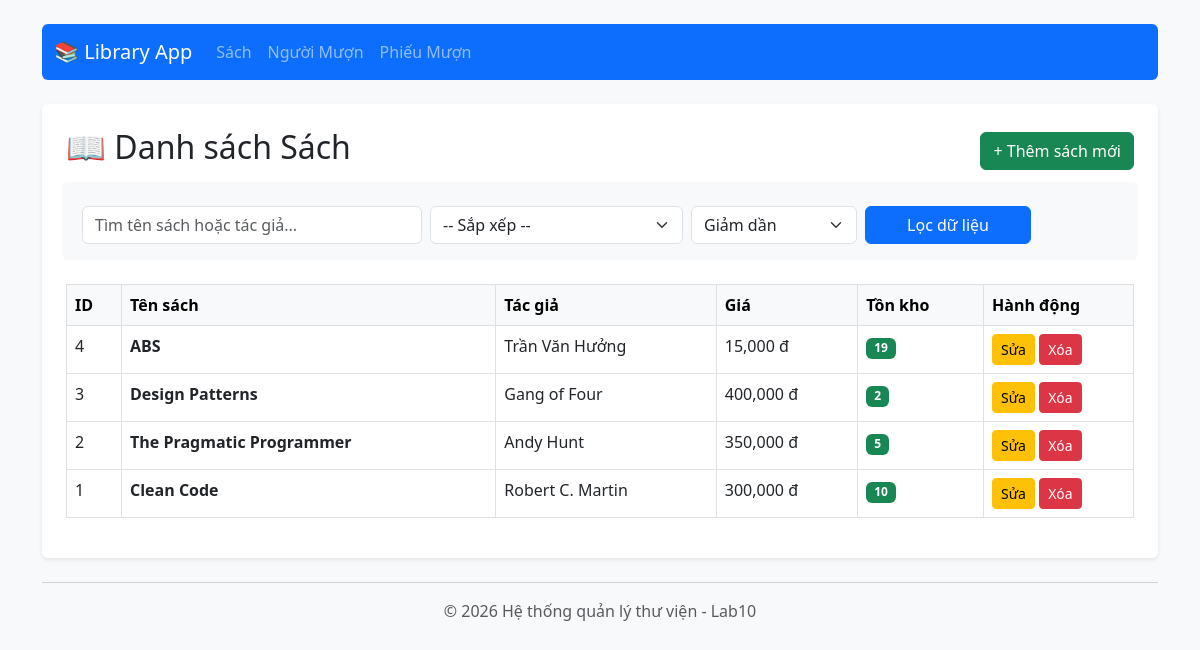
The page / on the database its author committed.
### tables this page shows
CREATE TABLE `books` (
  `id` int(11) NOT NULL,
  `title` varchar(200) NOT NULL,
  `author` varchar(120) NOT NULL,
  `price` decimal(10,2) NOT NULL DEFAULT 0.00,
  `qty` int(11) NOT NULL DEFAULT 0,
  `created_at` timestamp NOT NULL DEFAULT current_timestamp()
);

### controllers/BookController.php (called while the page is built, shortened)
<?php
require_once APP_ROOT . '/models/BookRepository.php';
class BookController {
    private $bookRepo;
    public function __construct() {
        $this->bookRepo = new BookRepository();
    }
    public function index() {
        $keyword = $_GET['keyword'] ?? '';
        $sort = $_GET['sort'] ?? 'id';
        $dir = $_GET['dir'] ?? 'desc';
        $books = $this->bookRepo->getAll($keyword, $sort, $dir);
        require APP_ROOT . '/views/books/index.php';
    }
}
?>

### public/index.php (called while the page is built, shortened)
<?php
$controller = isset($_GET['controller']) ? $_GET['controller'] : 'book';
$action     = isset($_GET['action']) ? $_GET['action'] : 'index';
switch ($controller) {
    case 'book':
        require_once APP_ROOT . '/controllers/BookController.php';
        $obj = new BookController();
        break;
}
$obj->$action();
?>

### config/Database.php (called while the page is built)
<?php
class Database {
    private static $host = 'localhost';
    private static $db_name = 'lab10_library';
    private static $username = 'root';
    private static $password = '';
    public static $conn = null;
    public static function getConnection() {
        if (self::$conn === null) {
            try {
                $dsn = "mysql:host=" . self::$host . ";dbname=" . self::$db_name . ";charset=utf8mb4";
                $options = [
                    PDO::ATTR_ERRMODE => PDO::ERRMODE_EXCEPTION,
                    PDO::ATTR_DEFAULT_FETCH_MODE => PDO::FETCH_ASSOC,
                    PDO::ATTR_EMULATE_PREPARES => false,
                ];
                self::$conn = new PDO($dsn, self::$username, self::$password, $options);
            } catch(PDOException $exception) {
                echo "Lỗi kết nối CSDL: " . $exception->getMessage();
                exit();
            }
        }
        return self::$conn;
    }
}
?>

### models/BookRepository.php (called while the page is built, shortened)
<?php
require_once APP_ROOT . '/config/Database.php';
class BookRepository {
    private $db;
    public function __construct() {
        $this->db = Database::getConnection();
    }
    public function getAll($keyword = '', $sort = 'id', $dir = 'desc') {
        $allowedSorts = ['title', 'price', 'qty', 'created_at', 'id'];
        $sort = in_array($sort, $allowedSorts) ? $sort : 'id';
        $dir = strtoupper($dir) === 'ASC' ? 'ASC' : 'DESC';
        $sql = "SELECT * FROM books WHERE title LIKE :kw1 OR author LIKE :kw2 ORDER BY $sort $dir";
        $stmt = $this->db->prepare($sql);
        $search = "%$keyword%";
        $stmt->execute([
            'kw1' => $search,
            'kw2' => $search
        ]);
        return $stmt->fetchAll();
    }
}
?>

### views/books/index.php (the view, shortened to what this page needs)
<?php include APP_ROOT . '/views/layouts/header.php'; ?>
<div class="d-flex justify-content-between align-items-center mb-3">
    <h2>📖 Danh sách Sách</h2>
    <a href="index.php?controller=book&action=create" class="btn btn-success">+ Thêm sách mới</a>
</div>
<form action="" method="GET" class="row g-2 mb-4 bg-light p-3 rounded">
    <div class="col-md-4">
        <input type="text" name="keyword" class="form-control" placeholder="Tìm tên sách hoặc tác giả..." value="<?= htmlspecialchars($_GET['keyword'] ?? '') ?>">
    </div>
    <div class="col-md-3">
        <select name="sort" class="form-select">
            <option value="id">-- Sắp xếp --</option>
        </select>
    </div>
    <div class="col-md-2">
        <select name="dir" class="form-select">
            <option value="desc" <?= ($_GET['dir']??'')=='desc'?'selected':'' ?>>Giảm dần</option>
        </select>
    </div>
    <div class="col-md-2">
        <button type="submit" class="btn btn-primary w-100">Lọc dữ liệu</button>
    </div>
</form>
<table class="table table-hover table-bordered">
    <thead class="table-light">
        <tr>
            <th>ID</th>
            <th>Tên sách</th>
            <th>Tác giả</th>
            <th>Giá</th>
            <th>Tồn kho</th>
            <th width="150">Hành động</th>
        </tr>
    </thead>
    <tbody>
        <?php if(empty($books)): ?>
            <tr><td colspan="6" class="text-center text-muted">Không tìm thấy dữ liệu</td></tr>
        <?php else: ?>
            <?php foreach($books as $book): ?>
            <tr>
                <td><?= $book['id'] ?></td>
                <td><strong><?= htmlspecialchars($book['title']) ?></strong></td>
                <td><?= htmlspecialchars($book['author']) ?></td>
                <td><?= number_format($book['price']) ?> đ</td>
                <td>
                    <span class="badge <?= $book['qty'] > 0 ? 'bg-success' : 'bg-danger' ?>">
                        <?= $book['qty'] ?>
                    </span>
                </td>
                <td>
                    <a href="index.php?controller=book&action=edit&id=<?= $book['id'] ?>" class="btn btn-sm btn-warning">Sửa</a>
                    <form action="index.php?controller=book&action=delete" method="POST" class="d-inline" onsubmit="return confirm('Bạn có chắc muốn xóa sách này?');">
                        <button type="submit" class="btn btn-sm btn-danger">Xóa</button>
                    </form>
                </td>
            </tr>
            <?php endforeach; ?>
        <?php endif; ?>
    </tbody>
</table>
<?php include APP_ROOT . '/views/layouts/footer.php'; ?>

### views/layouts/header.php (shortened to what this page needs)
<!DOCTYPE html>
<html lang="vi">
<head>
    <link href="https://cdn.jsdelivr.net/npm/bootstrap@5.3.0/dist/css/bootstrap.min.css" rel="stylesheet">
</head>
<body class="container py-4">
    <nav class="navbar navbar-expand-lg navbar-dark bg-primary mb-4 rounded">
        <div class="container-fluid">
            <a class="navbar-brand" href="index.php">📚 Library App</a>
            <div class="collapse navbar-collapse" id="navbarNav">
                <ul class="navbar-nav">
                    <li class="nav-item">
                        <a class="nav-link" href="index.php?controller=book&action=index">Sách</a>
                    </li>
                    <li class="nav-item">
                        <a class="nav-link" href="index.php?controller=borrower&action=index">Người Mượn</a>
                    </li>
                    <li class="nav-item">
                        <a class="nav-link" href="index.php?controller=borrow&action=index">Phiếu Mượn</a>
                    </li>
                </ul>
            </div>
        </div>
    </nav>
    <div class="bg-white p-4 rounded shadow-sm" style="min-height: 400px;">

### views/layouts/footer.php (shortened to what this page needs)
</div> <footer class="text-center mt-4 text-muted">
        <hr>
        <p>&copy; <?= date('Y') ?> Hệ thống quản lý thư viện - Lab10</p>
    </footer>
</body>
</html>

### views/layouts/header.php (style rules this page uses)
body { background-color: #f8f9fa; }

### rows shown on the page
books: id "4", title "ABS", author "Trần Văn Hưởng", price "15,000", qty "19"
books: id "3", title "Design Patterns", author "Gang of Four", price "400,000", qty "2"
books: id "2", title "The Pragmatic Programmer", author "Andy Hunt", price "350,000", qty "5"
books: id "1", title "Clean Code", author "Robert C. Martin", price "300,000", qty "10"
